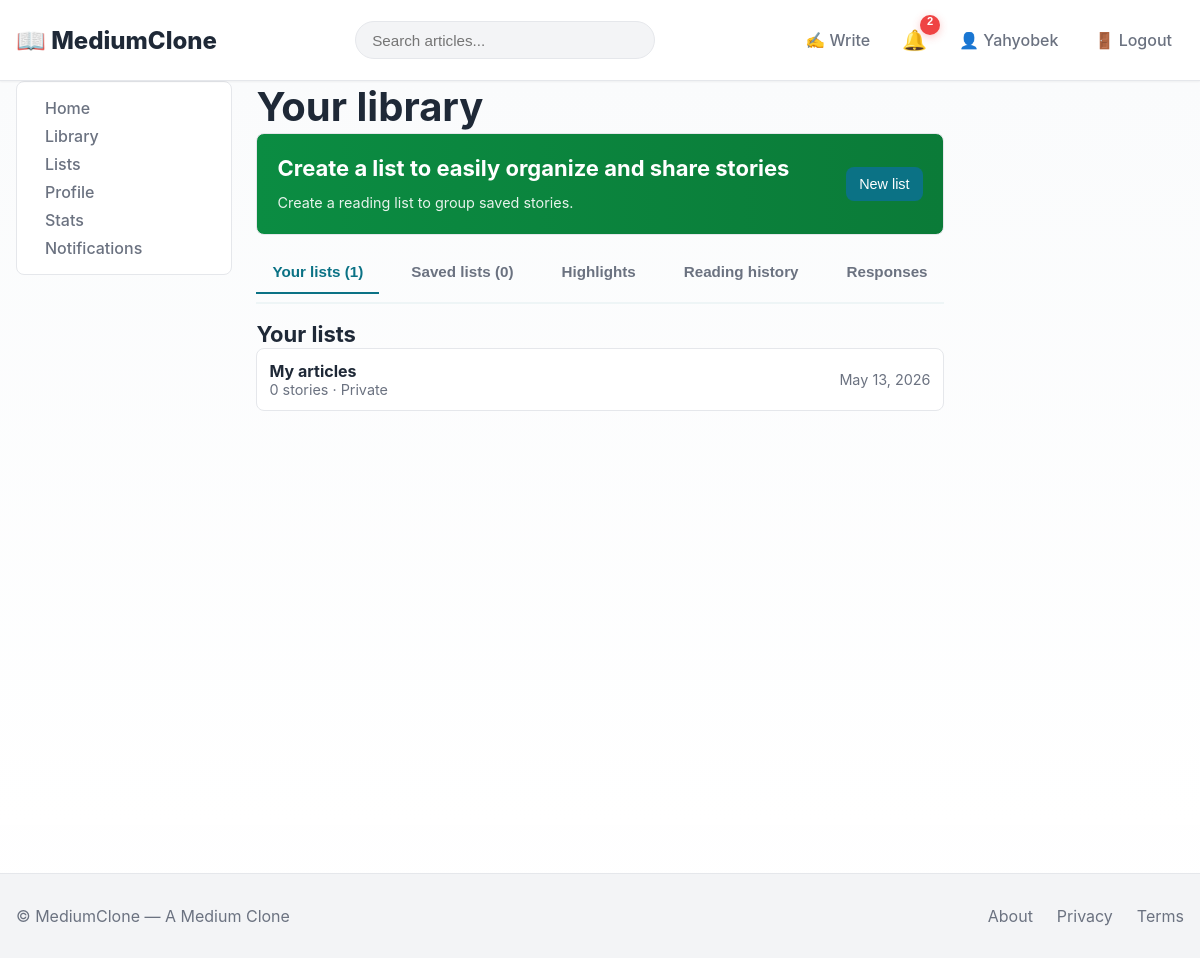
The app's page /interactions/library/ (signed in) with its own data.
### accounts/models.py (models this page shows, shortened)
class CustomUser(AbstractUser):
    bio = models.TextField(blank=True)
    avatar = models.ImageField(upload_to="avatars/", blank=True, null=True)
    website = models.URLField(blank=True)

### interactions/models.py (models this page shows, shortened)
class ReadingList(models.Model):
    user = models.ForeignKey(settings.AUTH_USER_MODEL, on_delete=models.CASCADE, related_name="reading_lists")
    name = models.CharField(max_length=150)
    slug = models.SlugField(max_length=180, blank=True)
    description = models.TextField(blank=True)
    is_private = models.BooleanField(default=True)
    created_at = models.DateTimeField(auto_now_add=True)
    class Meta:
        unique_together = ("user", "name")
        ordering = ["-created_at"]

### interactions/views.py (the view)
# urls.py: path("library/", views.library_view, name="library"),
@login_required
def library_view(request):
    bookmarks = request.user.bookmarks.select_related("article__author", "article").all()
    lists = request.user.reading_lists.all()
    comment_notifications = request.user.notifications.filter(
        notification_type__in=['comment', 'reply']
    ).select_related('sender', 'article')
    context = {
        "bookmarks": bookmarks,
        "lists": lists,
        "comment_notifications": comment_notifications  # Shablonda shu nomdan foydalanamiz
    }
    return render(request, "interactions/library.html", context)

### articles/models.py (called while the page is built)
    def get_absolute_url(self):
        return reverse("articles:detail", kwargs={"slug": self.slug})

### interactions/templates/interactions/library.html (shortened to what this page needs)
{% extends "core/base.html" %}
{% load static %}
{% block content %}
<div class="library-page">
  <div class="container" style="display:flex;gap:1.5rem">
    <aside class="left-nav" style="width:220px">
      <div class="card" style="padding:1rem">
        <ul style="list-style:none;padding:0;margin:0;display:flex;flex-direction:column;gap:.5rem">
          <li><a href="{% url 'core:home' %}" class="nav-link">Home</a></li>
          <li><a href="{% url 'interactions:library' %}" class="nav-link active">Library</a></li>
          <li><a href="{% url 'interactions:lists' %}" class="nav-link">Lists</a></li>
          <li><a href="{% url 'accounts:profile' request.user.username %}" class="nav-link">Profile</a></li>
          <li><a href="{% url 'interactions:stats' %}" class="nav-link">Stats</a></li>
          <li><a href="{% url 'notifications:list' %}" class="nav-link">Notifications</a></li>
        </ul>
      </div>
    </aside>
    <main style="flex:1">
      <h1>Your library</h1>
      <div class="card" style="background:linear-gradient(90deg,#0b8c42,#0b7b38);color:white;padding:1.25rem;margin-bottom:1rem;display:flex;justify-content:space-between;align-items:center">
        <div>
          <h3 style="margin:0">Create a list to easily organize and share stories</h3>
          <p class="hint" style="color:rgba(255,255,255,0.9);margin:.5rem 0 0">Create a reading list to group saved stories.</p>
        </div>
        <div>
          <button id="start-list-btn" class="btn btn-primary">New list</button>
        </div>
      </div>
      <div class="tabs-container" style="display:flex;gap:1rem;border-bottom:2px solid #eef5f6;margin-bottom:1rem;padding-bottom:.5rem">
        <button class="tab-btn active" data-tab="saved">Your lists ({{ lists|length }})</button>
        <button class="tab-btn" data-tab="bookmarks">Saved lists ({{ bookmarks|length }})</button>
        <button class="tab-btn" data-tab="history">Highlights</button>
        <button class="tab-btn" data-tab="reading">Reading history</button>
        <button class="tab-btn" data-tab="replies">Responses</button>
      </div>
      <div id="tab-saved" class="tab-content active">
        <section>
          <h3>Your lists</h3>
          {% if lists %}
            <div style="display:flex;flex-direction:column;gap:.75rem">
              {% for l in lists %}
                <a href="{% url 'interactions:reading-list-detail' l.id %}" class="card" style="display:flex;align-items:center;justify-content:space-between;padding:.75rem;text-decoration:none;color:inherit">
                  <div>
                    <strong>{{ l.name }}</strong>
                    <div class="hint" style="font-size:.9rem">{{ l.items.count }} stories · {% if l.is_private %}Private{% else %}Public{% endif %}</div>
                  </div>
                  <div class="meta">{{ l.created_at|date:"M j, Y" }}</div>
                </a>
              {% endfor %}
            </div>
          {% else %}
            <div class="card" style="padding:1rem">
              <p>You have no lists yet.</p>
            </div>
          {% endif %}
        </section>
      </div>
    </main>
    <aside style="width:220px"></aside>
  </div>
</div>
{% endblock %}

### core/templates/core/base.html (shortened to what this page needs)
<!doctype html>
{% load static %}
<html lang="en">
<head>
  <link rel="stylesheet" href="{% static 'css/main.css' %}">
  <link href="https://cdn.quilljs.com/1.3.7/quill.snow.css" rel="stylesheet">
</head>
<body>
  <header class="site-header">
    <div class="header-inner">
      <a class="brand" href="{% url 'core:home' %}">📖 MediumClone</a>
      <form class="search-form" method="get" action="{% url 'articles:list' %}">
        <input name="q" type="search" placeholder="Search articles..." value="{{ request.GET.q|default:'' }}" aria-label="Search">
      </form>
      <nav class="nav">
        {% if user.is_authenticated %}
          <a class="nav-link" href="{% url 'articles:create' %}">✍️ Write</a>
          <div class="notifications-dropdown">
            <button id="notifications-btn" title="Notifications">
              🔔
              <span id="notif-badge" class="badge" style="display:none">0</span>
            </button>
          </div>
          <a class="nav-link" href="{% url 'accounts:profile' user.username %}">👤 {{ user.username }}</a>
          <a class="nav-link" href="{% url 'accounts:logout' %}">🚪 Logout</a>
        {% else %}
          <a class="nav-link" href="{% url 'accounts:login' %}">Log in</a>
          <a class="nav-link btn-signup" href="{% url 'accounts:signup' %}">Get started</a>
        {% endif %}
      </nav>
    </div>
  </header>
  <main class="main">
    {% block content %}{% endblock %}
  </main>
  <footer class="site-footer">
    <div class="footer-inner">
      <div>© {{ now|date:"Y" }} MediumClone — A Medium Clone</div>
      <div class="foot-links">
        <a href="{% url 'core:intro' %}">About</a>
        <a href="#">Privacy</a>
        <a href="#">Terms</a>
      </div>
    </div>
  </footer>
</body>
</html>

### static/css/main.css (style rules this page uses)
:root { --max-width: 1200px; --feed-width: 680px; --sidebar-width: 280px; --muted: #6b7280; --bg: #ffffff; --accent: #0b7285; --accent-2: #0b5f6b; --card: #ffffff; --soft: #f3f4f6; --shadow-sm: 0 1px 2px rgba(0, 0, 0, 0.05); --shadow-md: 0 4px 6px rgba(0, 0, 0, 0.07); --shadow-lg: 0 10px 25px rgba(0, 0, 0, 0.1); --radius: 8px; --text: #1f2937; --border: #e5e7eb; --transition: all 0.2s ease; }
* { box-sizing: border-box; }
html, body { height: 100%; margin: 0; padding: 0; }
body { font-family: "SF Pro Display", -apple-system, BlinkMacSystemFont, "Segoe UI", Roboto, "Helvetica Neue", Arial, sans-serif; background: linear-gradient(180deg, #fafbfc 0%, #ffffff 100%); color: var(--text); -webkit-font-smoothing: antialiased; -moz-osx-font-smoothing: grayscale; }
h1, h2, h3, h4, h5, h6 { margin: 0; font-weight: 700; line-height: 1.3; }
h1 { font-size: 2.5rem; }
h3 { font-size: 1.375rem; }
p { margin: 0; line-height: 1.6; }
a { color: var(--accent); text-decoration: none; transition: var(--transition); }
.container { max-width: var(--max-width); margin: 0 auto; padding: 0 1rem; }
.hint { color: var(--muted); font-size: 0.9rem; }
.meta { color: var(--muted); font-size: 0.9rem; }
.site-header { background: rgba(255, 255, 255, 0.95); backdrop-filter: blur(10px); border-bottom: 1px solid var(--border); padding: 0.75rem 0; position: sticky; top: 0; z-index: 100; box-shadow: var(--shadow-sm); }
.header-inner { max-width: var(--max-width); margin: 0 auto; padding: 0 1rem; display: flex; align-items: center; gap: 1.5rem; justify-content: space-between; height: 56px; }
.brand { font-weight: 800; font-size: 1.5rem; color: var(--text); white-space: nowrap; flex-shrink: 0; }
.search-form { flex: 1; max-width: 300px; }
.search-form input { width: 100%; padding: 0.6rem 1rem; border-radius: 999px; border: 1px solid var(--border); background: var(--soft); outline: none; transition: var(--transition); font-size: 0.95rem; }
.nav { display: flex; gap: 0.75rem; align-items: center; }
.nav-link { color: var(--muted); text-decoration: none; padding: 0.5rem 0.75rem; border-radius: var(--radius); font-weight: 500; transition: var(--transition); }
.notifications-dropdown { position: relative; }
#notifications-btn { position: relative; background: transparent; border: none; font-size: 1.25rem; cursor: pointer; padding: 0.5rem; }
.badge { position: absolute; top: -5px; right: -5px; background: #ef4444; color: white; border-radius: 50%; width: 20px; height: 20px; display: flex; align-items: center; justify-content: center; font-size: 0.7rem; font-weight: 700; box-shadow: 0 2px 8px rgba(239, 68, 68, 0.3); }
.main { display: flex; min-height: calc(100vh - 56px); background: linear-gradient(180deg, #fafbfc 0%, #ffffff 100%); }
.card { background: var(--card); border: 1px solid var(--border); border-radius: var(--radius); transition: var(--transition); }
.btn { padding: 0.5rem 0.75rem; border-radius: var(--radius); border: 1px solid var(--border); background: transparent; color: var(--text); cursor: pointer; font-weight: 500; font-size: 0.9rem; transition: var(--transition); }
.btn-primary { background: var(--accent); color: white; border-color: transparent; }
.tabs-container { display: flex; gap: 1rem; border-bottom: 2px solid var(--border); margin-bottom: 1.5rem; overflow-x: auto; }
.tab-btn { background: transparent; border: none; padding: 0.75rem 1rem; cursor: pointer; color: var(--muted); font-weight: 600; font-size: 0.95rem; border-bottom: 2px solid transparent; transition: var(--transition); white-space: nowrap; }
.tab-btn.active { color: var(--accent); border-bottom-color: var(--accent); }
.tab-content { display: none; }
.tab-content.active { display: block; }
.site-footer { padding: 2rem 0; margin-top: 3rem; border-top: 1px solid var(--border); background: var(--soft); }
.footer-inner { max-width: var(--max-width); margin: 0 auto; padding: 0 1rem; display: flex; justify-content: space-between; align-items: center; color: var(--muted); }
.foot-links { display: flex; gap: 1.5rem; }
.foot-links a { color: var(--muted); text-decoration: none; }
.tab-content { animation: fadeIn 0.3s ease; }

### records on screen
CustomUser: username "Yahyobek"
ReadingList: name "My articles", items.count "0", is_private "Private", created_at "May 13, 2026"

### other values on screen
{{ lists|length }} "1"
{{ bookmarks|length }} "0"
